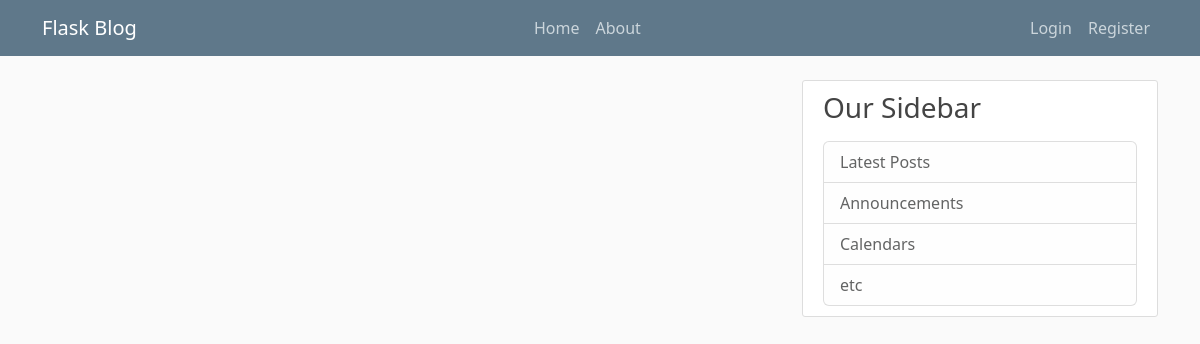
Page /home on the earlier database version.
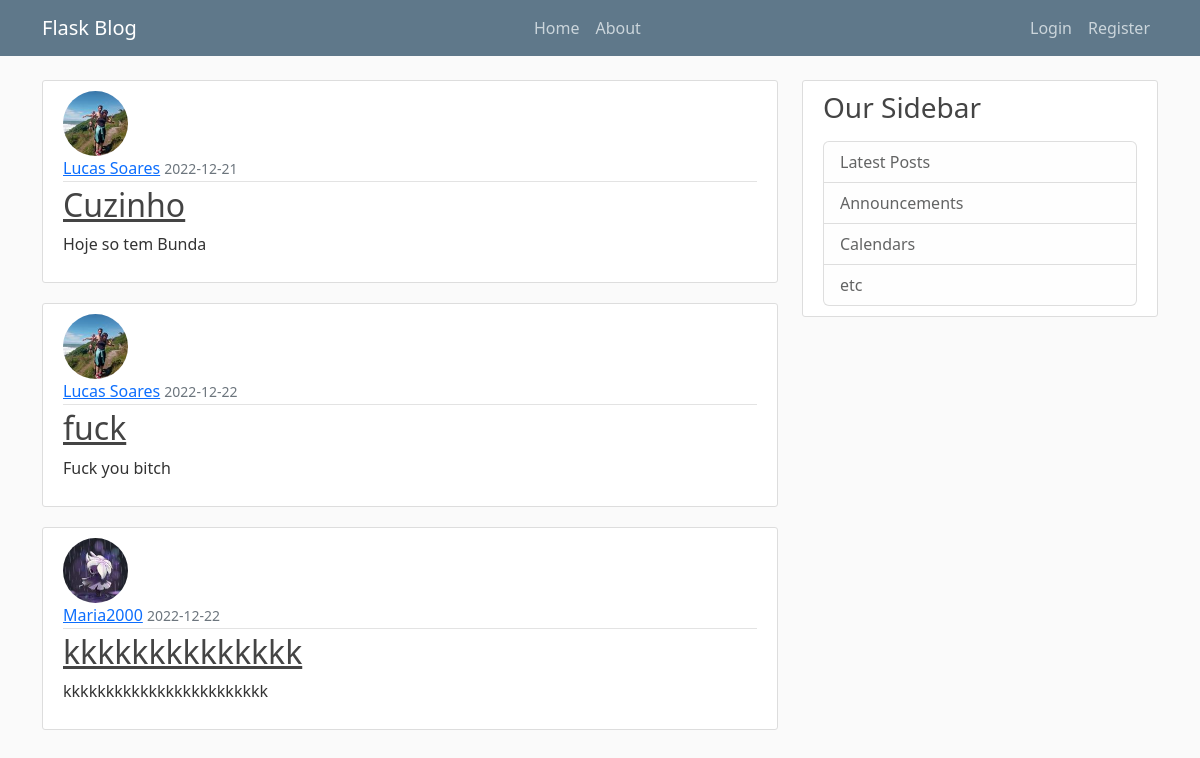
Same page on the later database version.
### flaskblog/models.py (models this page shows, shortened)
class Post(db.Model):
    id = db.Column(db.Integer, primary_key=True)
    title = db.Column(db.String(100), nullable=False)
    date_posted = db.Column(db.DateTime, nullable=False, default=datetime.utcnow)
    content = db.Column(db.Text, nullable=False)
    user_id = db.Column(db.Integer, db.ForeignKey('user.id'), nullable=False)

class User(db.Model, UserMixin):
    id = db.Column(db.Integer, primary_key=True)
    username = db.Column(db.String(20), unique=True, nullable=False)
    email = db.Column(db.String(120), unique=True, nullable=False)
    image_file = db.Column(db.String(20), nullable=False, default='default.jpg')
    password = db.Column(db.String(60), nullable=False)
    post = db.relationship('Post', backref='author', lazy=True)

### flaskblog/routs.py (the view)
@app.route('/')
@app.route('/home')
def home():
    posts = Post.query.all()
    return render_template('home.html', posts=posts)

### flaskblog/templates/home.html
{% extends "layout.html" %}
{% block content %}
    {% for post in posts %}
    <article class="media content-section">
        <img class="rounded-circle article-img" src="{{ url_for('static', filename='profile_pics/' + post.author.image_file) }}">
        <div class="media-body">
            <div class="article-metadata">
                <a class="mr-2" href="#">{{ post.author.username }}</a>
                <small class="text-muted">{{ post.date_posted.strftime('%Y-%m-%d') }}</small>
            </div>
            <h2><a class="article-title" href="{{ url_for('post', post_id=post.id) }}">{{ post.title }}</a></h2>
            <p class="article-content">{{ post.content }}</p>
        </div>
    </article>
    {% endfor %}
{% endblock content %}

### flaskblog/templates/layout.html (shortened to what this page needs)
<!DOCTYPE html>
<html>
<head>
    <link href="https://cdn.jsdelivr.net/npm/bootstrap@5.2.2/dist/css/bootstrap.min.css" rel="stylesheet">
    <link rel="stylesheet"  href="{{ url_for('static', filename='main.css')}}">
</head>
<body>
    <header class="site-header">
        <nav class="navbar navbar-expand-md navbar-dark bg-steel fixed-top">
        <div class="container">
            <a class="navbar-brand mr-4" href="/">Flask Blog</a>
            <div class="collapse navbar-collapse" id="navbarToggle">
            <div class="navbar-nav mr-auto">
                <a class="nav-item nav-link" href="{{ url_for('home') }}">Home</a>
                <a class="nav-item nav-link" href="{{ url_for('about')}}">About</a>
            </div>
            <div class="navbar-nav">
                {% if current_user.is_authenticated %}
                    <a class="nav-item nav-link" href="{{ url_for('new_post')}}">New Post</a>
                    <a class="nav-item nav-link" href="{{ url_for('account')}}">Account</a>
                    <a class="nav-item nav-link" href="{{ url_for('logout')}}">Logout</a>
                {% else %}
                    <a class="nav-item nav-link" href="{{ url_for('login')}}">Login</a>
                    <a class="nav-item nav-link" href="{{ url_for('register')}}">Register</a>
                {% endif %}
            </div>
            </div>
        </div>
        </nav>
    </header>
    <main role="main" class="container">
        <div class="row">
            <div class="col-md-8">
            {% block content %}{% endblock %}
            </div>
            <div class="col-md-4">
                <div class="content-section">
                    <h3>Our Sidebar</h3>
                    <p class='text-muted'>
                        <ul class="list-group">
                            <li class="list-group-item list-group-item-light">Latest Posts</li>
                            <li class="list-group-item list-group-item-light">Announcements</li>
                            <li class="list-group-item list-group-item-light">Calendars</li>
                            <li class="list-group-item list-group-item-light">etc</li>
                        </ul>
                </div>
            </div>
        </div>
    </main>
</body>
</html>

### flaskblog/static/main.css (style rules this page uses)
body { background: #fafafa; color: #333333; margin-top: 5rem; }
h1, h2, h3, h4, h5, h6 { color: #444444; }
.bg-steel { background-color: #5f788a; }
.site-header .navbar-nav .nav-link { color: #cbd5db; }
.content-section { background: #ffffff; padding: 10px 20px; border: 1px solid #dddddd; border-radius: 3px; margin-bottom: 20px; }
.article-title { color: #444444; }
.article-content { white-space: pre-line; }
.article-img { height: 65px; width: 65px; margin-right: 16px; }
.article-metadata { padding-bottom: 1px; margin-bottom: 4px; border-bottom: 1px solid #e3e3e3 }
.navbar-nav { margin-left: auto; }

Differences in the rows shown:
added Post: image_file (picture), author.username "Lucas Soares", date_posted "2022-12-21", title "Cuzinho", content "Hoje so tem Bunda"
added Post: image_file (picture), author.username "Lucas Soares", date_posted "2022-12-22", title "fuck", content "Fuck you bitch"
added Post: image_file (picture), author.username "Maria2000", date_posted "2022-12-22", title "kkkkkkkkkkkkkk", content "kkkkkkkkkkkkkkkkkkkkkkkk"
